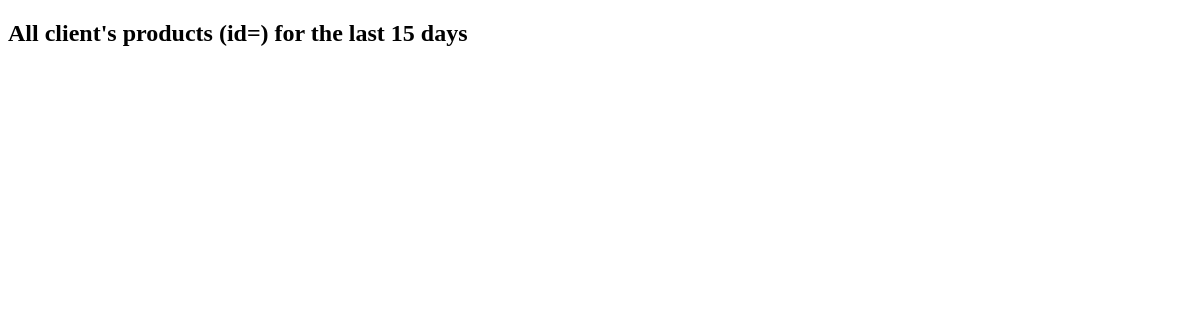
/hw3/csp/15/15/, run on an earlier commit of the app's database.
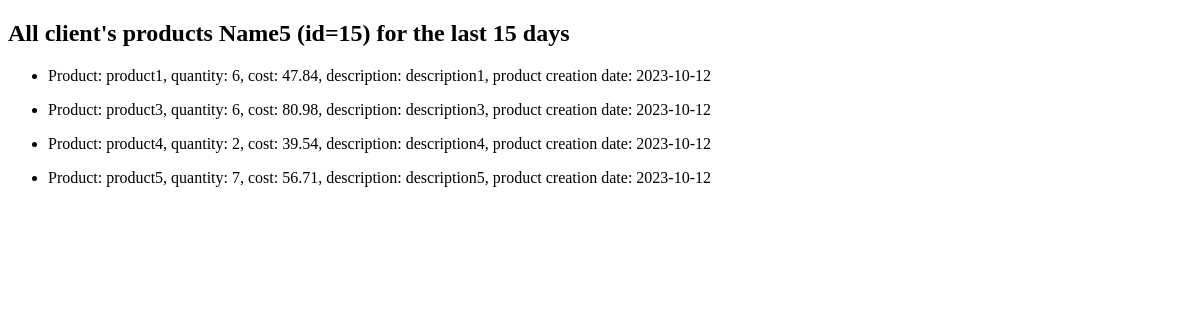
And on a later commit of the database.
### hw3app/models.py (models this page shows, shortened)
class Client(models.Model):
    name_cl = models.CharField(max_length=50)
    email = models.EmailField()
    phone = models.CharField(max_length=12)
    address = models.CharField(max_length=100)

class Product(models.Model):
    name_pr = models.CharField(max_length=50)
    description_pr = models.TextField()
    cost = models.DecimalField(max_digits=8, decimal_places=2)
    quantity = models.IntegerField()
    date_add_product = models.DateField(auto_now_add=True)
    def __str__(self):
        return f'Product: {self.name_pr},  quantity: {self.quantity}, cost: {self.cost},  ' \
               f'description: {self.description_pr}, product creation date: {self.date_add_product}'

### hw3app/views.py (the view)
# urls.py: path('csp/<int:id_client>/<int:days>/', views.clients_sorted_products, name='clients_sorted_products'),
def clients_sorted_products(request, id_client: int, days: int):
    products_set = []
    now = datetime.now()
    before = now - timedelta(days=days)
    client = Client.objects.filter(pk=id_client).first()
    orders = Order.objects.filter(customer=client, date_create_order__range=(before, now)).all()
    for order in orders:
        products = order.products.all()
        for product in products:
            if product not in products_set:
                products_set.append(product)
    return render(request, 'hw3app/clients_sorted_products.html',
                  {'client': client, 'products_set': products_set, 'days': days})

### hw3app/templates/hw3app/clients_sorted_products.html (shortened to what this page needs)
{% extends 'hw3app/base.html' %}
{% block content %}
    <h2>All client's products {{ client.name_cl }} (id={{ client.id}}) for the last {{ days }} days </h2>
    {% for product in products_set %}
    <ul>
        <li>
            {{ product }}
        </li>
    </ul>
    {% endfor %}
{% endblock %}

What changed in the data, as far as the page shows it:
added Client: name_cl "Name5", id "15"
added Product: name_pr+quantity+cost "Product: product1, quantity: 6, cost: 47.84, description: description1, product creation date: 2023-10-12"
added Product: name_pr+quantity+cost "Product: product3, quantity: 6, cost: 80.98, description: description3, product creation date: 2023-10-12"
added Product: name_pr+quantity+cost "Product: product4, quantity: 2, cost: 39.54, description: description4, product creation date: 2023-10-12"
added Product: name_pr+quantity+cost "Product: product5, quantity: 7, cost: 56.71, description: description5, product creation date: 2023-10-12"
